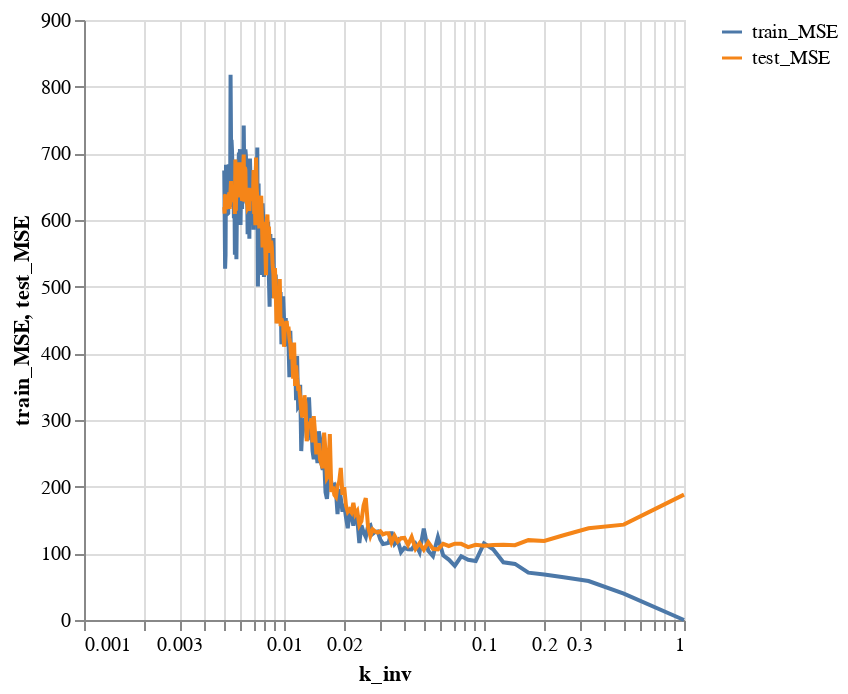

Notebook code cell kept with this figure:
### Code cell
alt.Chart(df_results).mark_line().encode(
    x = alt.X("k_inv", scale=alt.Scale(type="log")),
    y = alt.Y(alt.repeat("layer"), type="quantitative"),
    color=alt.ColorDatum(alt.repeat('layer'))
).repeat(
    layer=["train_MSE", "test_MSE"]
)

### Figure 1 — Vega-Lite specification as saved in the notebook (floating-point values rounded to 4 significant figures; data arrays with more than 128 entries replaced by an {"elided": "..."} marker saying what was removed)
{"config": {"view": {"continuousWidth": 300, "continuousHeight": 300}}, "repeat": {"layer": ["train_MSE", "test_MSE"]}, "spec": {"data": {"name": "data-25f8b184cbb8f679cb01a2e9a726e8b1"}, "mark": {"type": "line"}, "encoding": {"color": {"datum": {"repeat": "layer"}}, "x": {"field": "k_inv", "scale": {"type": "log"}, "type": "quantitative"}, "y": {"field": {"repeat": "layer"}, "type": "quantitative"}}}, "$schema": "https://vega.github.io/schema/vega-lite/v6.1.0.json", "datasets": {"data-25f8b184cbb8f679cb01a2e9a726e8b1": {"elided": "199 records"}}}
